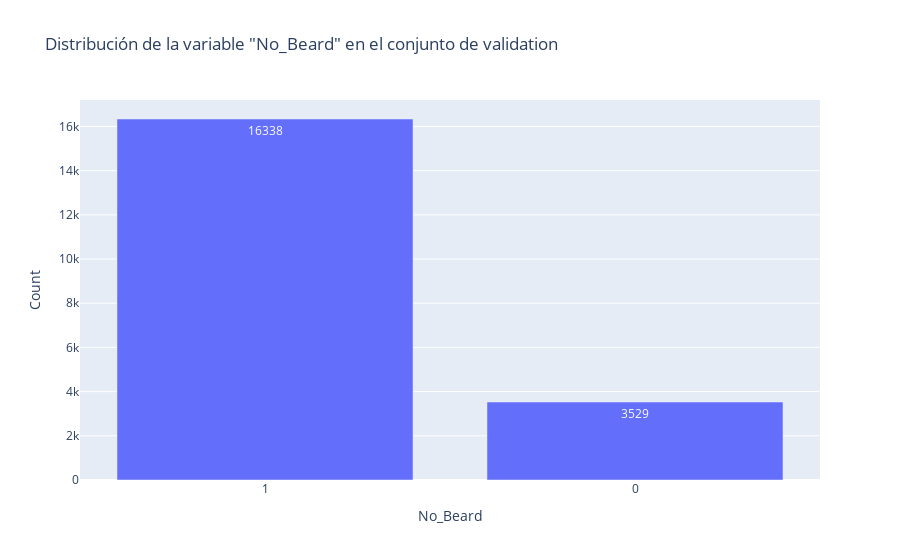

Write notebook code for a chart like this one.
### Code cell
# Obtener los valores de recuento
value_counts = val['No_Beard'].value_counts()

# Crear el gráfico de distribución con los valores de recuento
fig = px.bar(x=value_counts.index, y=value_counts.values, labels={'x': 'No_Beard', 'y': 'Count'},
             title='Distribución de la variable "No_Beard" en el conjunto de validation')

fig.update_traces(text=value_counts.values, texttemplate='%{text}', textposition='inside')

fig.show()

### Figure 1 — Plotly figure (JSON) as saved in the notebook; plotly's stock layout.template omitted (floating-point values rounded to 4 significant figures)
{"data": [{"alignmentgroup": "True", "hovertemplate": "No_Beard=%{x}<br>Count=%{y}<extra></extra>", "legendgroup": "", "marker": {"color": "#636efa", "pattern": {"shape": ""}}, "name": "", "offsetgroup": "", "orientation": "v", "showlegend": false, "text": [16338, 3529], "textposition": "inside", "texttemplate": "%{text}", "type": "bar", "x": ["1", "0"], "xaxis": "x", "y": [16338, 3529], "yaxis": "y"}], "layout": {"barmode": "relative", "legend": {"tracegroupgap": 0}, "title": {"text": "Distribución de la variable \"No_Beard\" en el conjunto de validation"}, "xaxis": {"anchor": "y", "domain": [0, 1], "title": {"text": "No_Beard"}}, "yaxis": {"anchor": "x", "domain": [0, 1], "title": {"text": "Count"}}}}
